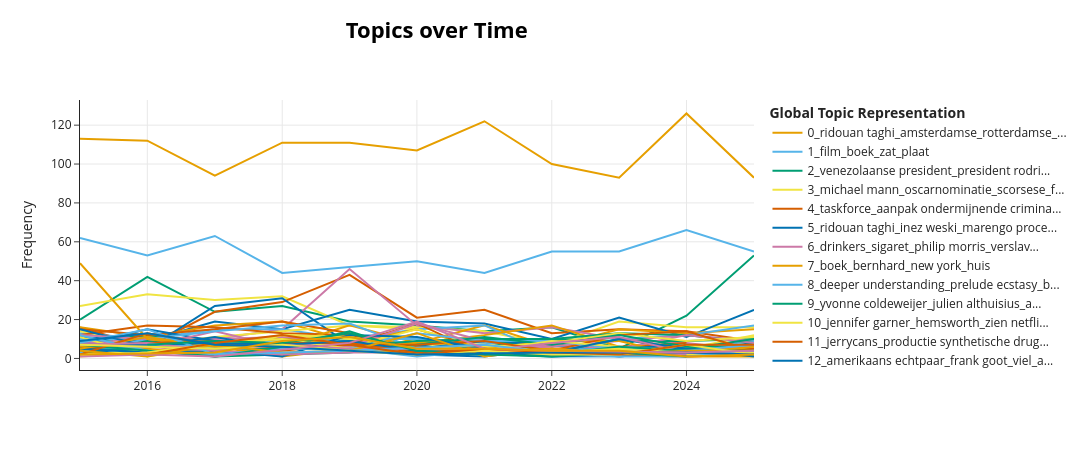

Source (notebook cell):
### Code cell
# Compute topics over time
topics_over_time = topic_model.topics_over_time(
    docs=documents,
    timestamps=df["Year"].tolist(),
    global_tuning=True,
    evolution_tuning=True,
)

# Visualize
fig = topic_model.visualize_topics_over_time(
    topics_over_time,
    top_n_topics=50,           # or fewer if you want a cleaner plot
)
fig.show()
